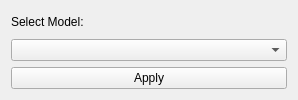
<?xml version="1.0" encoding="UTF-8"?>
<ui version="4.0">
 <class>TumorSeg</class>
 <widget class="qMRMLWidget" name="TumorSeg">
  <property name="geometry">
   <rect>
    <x>0</x>
    <y>0</y>
    <width>298</width>
    <height>100</height>
   </rect>
  </property>
  <property name="maximumSize">
   <size>
    <width>16777215</width>
    <height>100</height>
   </size>
  </property>
  <layout class="QVBoxLayout" name="verticalLayout">
   <item>
    <widget class="QLabel" name="label">
     <property name="maximumSize">
      <size>
       <width>16777215</width>
       <height>30</height>
      </size>
     </property>
     <property name="text">
      <string>Select Model:</string>
     </property>
    </widget>
   </item>
   <item>
    <widget class="QComboBox" name="comboBox"/>
   </item>
   <item>
    <widget class="QPushButton" name="applyButton">
     <property name="enabled">
      <bool>true</bool>
     </property>
     <property name="toolTip">
      <string>Run the algorithm.</string>
     </property>
     <property name="text">
      <string>Apply</string>
     </property>
    </widget>
   </item>
  </layout>
 </widget>
 <customwidgets>
  <customwidget>
   <class>qMRMLWidget</class>
   <extends>QWidget</extends>
   <header>qMRMLWidget.h</header>
   <container>1</container>
  </customwidget>
 </customwidgets>
 <resources/>
 <connections/>
</ui>
